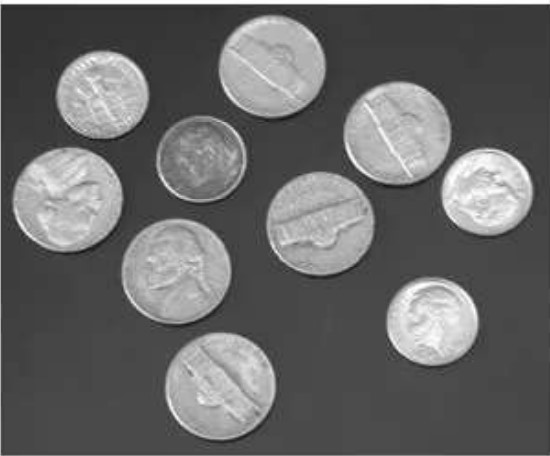
#> input picture demo/opencv/python-cv视觉52讲/im/coin.jpg, 550 x 456 px
$ python '图像的旋转.py'
#> lines starting #> are read from the running program, lines starting #| are printed output that depends on the picture; after the words box and inside, x2 and y2 are one past the last pixel; in counts of white or black regions, pixels touching at a corner belong together
import cv2 as cv
import  matplotlib.pyplot as plt
import numpy as np
im=cv.imread('im/coin.jpg')
#> im is the input picture: shape (456, 550, 3); min 10, max 255, mean 104.3
gray_img=cv.cvtColor(im,cv.COLOR_BGR2GRAY)
print(im.shape)
#| (456, 550, 3)
(h,w)=im.shape[:2]
#> h = 456; w = 550
print(h)
#| 456
print(w)
#| 550
center=(w/2,h/2)
#> center = (275, 228)
M=cv.getRotationMatrix2D(center,30,1)
rotated=cv.warpAffine(im,M,(w,h))
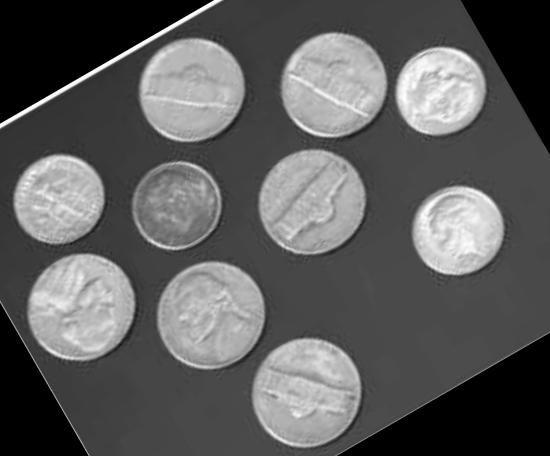
#> rotated: shape (456, 550, 3); min 0, max 255, mean 92.8
# plt.imshow(rotated)
# plt.show()


(thresh,output2)=cv.threshold(gray_img,120,255,cv.THRESH_BINARY)
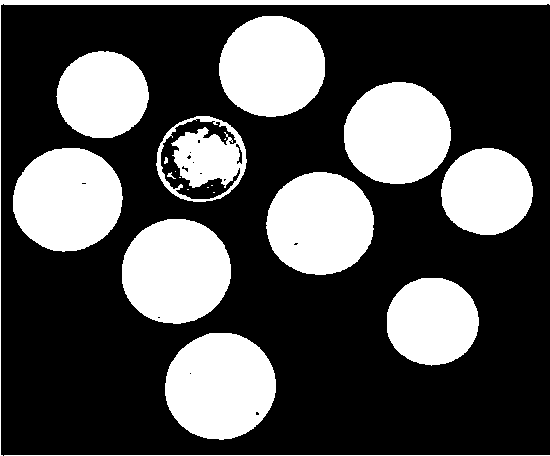
#> output2: shape (456, 550); 31.8% white; 21 white regions (7 under 20 px), largest, box (x1, y1, x2, y2) and area: (165, 333, 276, 440) 9304, (122, 219, 231, 324) 9039, (13, 148, 123, 252) 8929
print(thresh)
#print(output2)
output=cv.GaussianBlur(output2,(5,5),1)
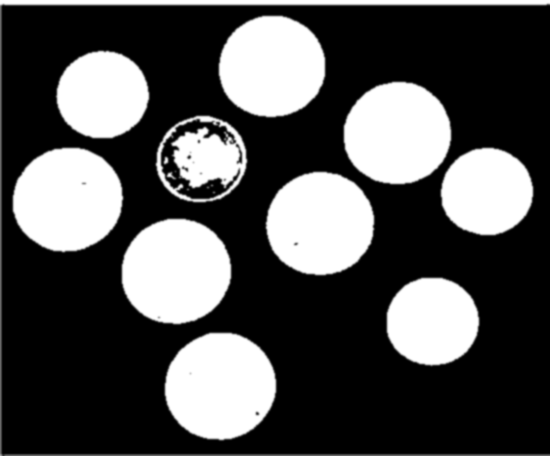
#> output: shape (456, 550); min 0, max 255, mean 80.8
out=cv.Canny(output,180,255)
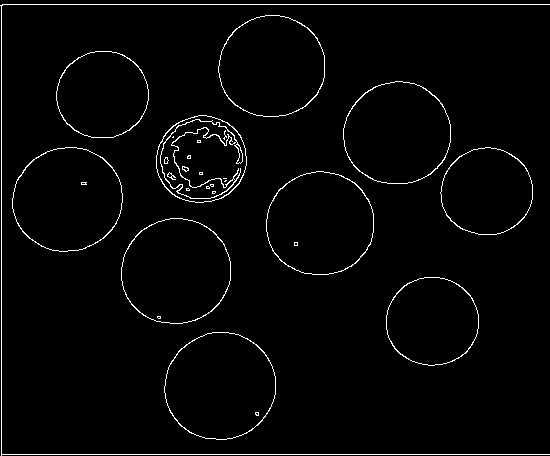
#> out: shape (456, 550); 2.3% white in thin lines or dots
plt.imshow(out,cmap=plt.get_cmap('gray'))
#> (the run stopped early here; a loop or call above may not have finished)

$ run again, with demo/opencv/python-cv视觉52讲/im/bg.jpg copied over demo/opencv/python-cv视觉52讲/im/coin.jpg
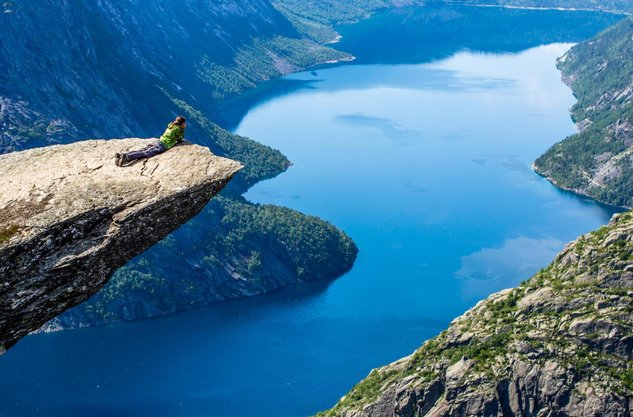
#> input picture demo/opencv/python-cv视觉52讲/im/bg.jpg, 633 x 417 px
#> im is the input picture: shape (417, 633, 3); mean B, G, R 153.4, 118, 61.6
#| (417, 633, 3)
#| 417
#| 633
#> `(thresh,output2)=cv.threshold(gray_img,120,255,cv.THRESH_BINARY)`:
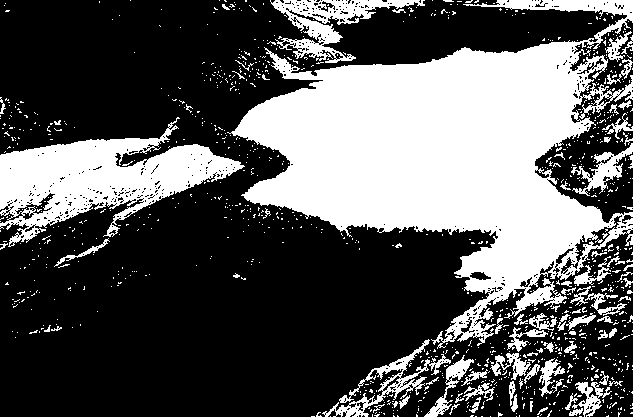
#> output2: shape (417, 633); 34.7% white; 1066 white regions (985 under 20 px), largest, box (x1, y1, x2, y2) and area: (227, 0, 633, 349) 62267, (0, 117, 245, 247) 13410, (270, 0, 425, 63) 3156
#> `out=cv.Canny(output,180,255)`:
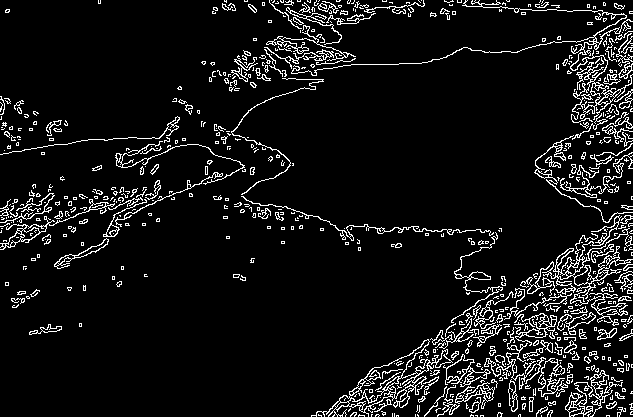
#> out: shape (417, 633); 8% white in thin lines or dots

$ run again, with demo/opencv/python-cv视觉52讲/im/car.jpg copied over demo/opencv/python-cv视觉52讲/im/coin.jpg
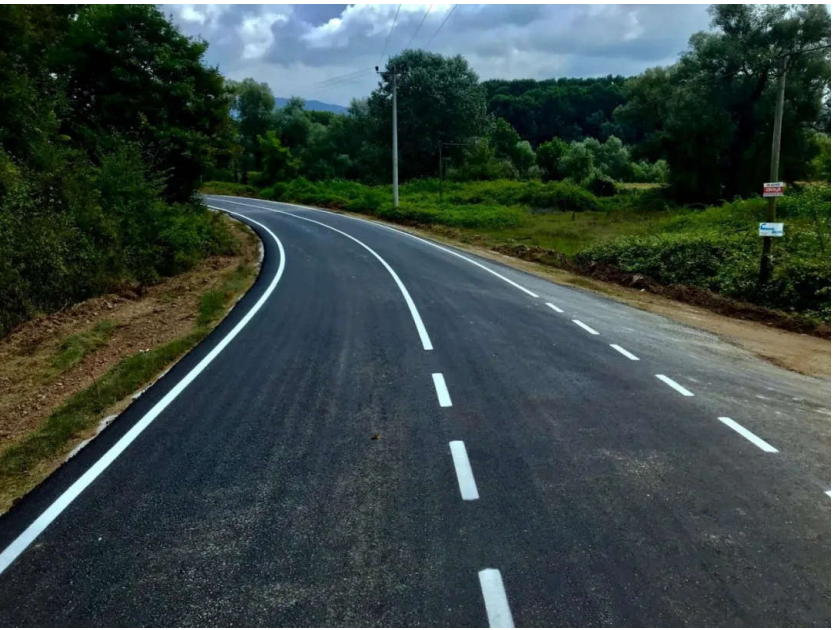
#> input picture demo/opencv/python-cv视觉52讲/im/car.jpg, 833 x 630 px
#> im is the input picture: shape (630, 833, 3); mean B, G, R 67, 70, 56.7
#| (630, 833, 3)
#| 630
#| 833
#> `(thresh,output2)=cv.threshold(gray_img,120,255,cv.THRESH_BINARY)`:
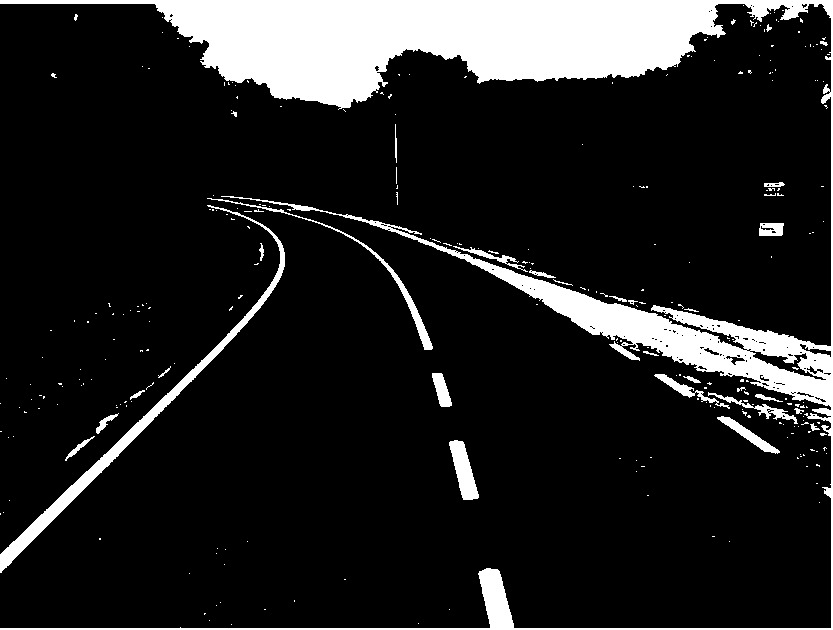
#> output2: shape (630, 833); 13.6% white; 283 white regions (253 under 20 px), largest, box (x1, y1, x2, y2) and area: (0, 0, 833, 630) 60606, (0, 205, 285, 573) 4153, (207, 198, 433, 350) 1017
#> `out=cv.Canny(output,180,255)`:
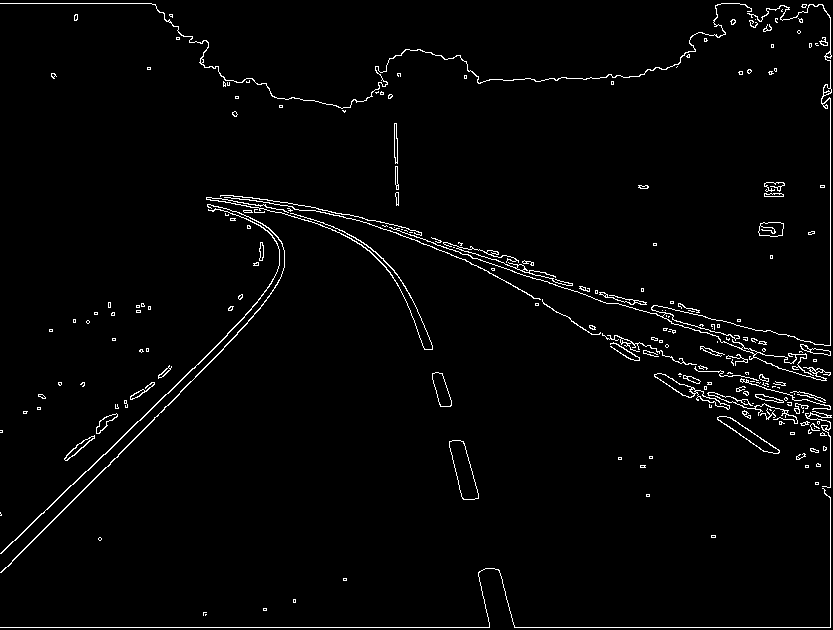
#> out: shape (630, 833); 2.3% white in thin lines or dots
